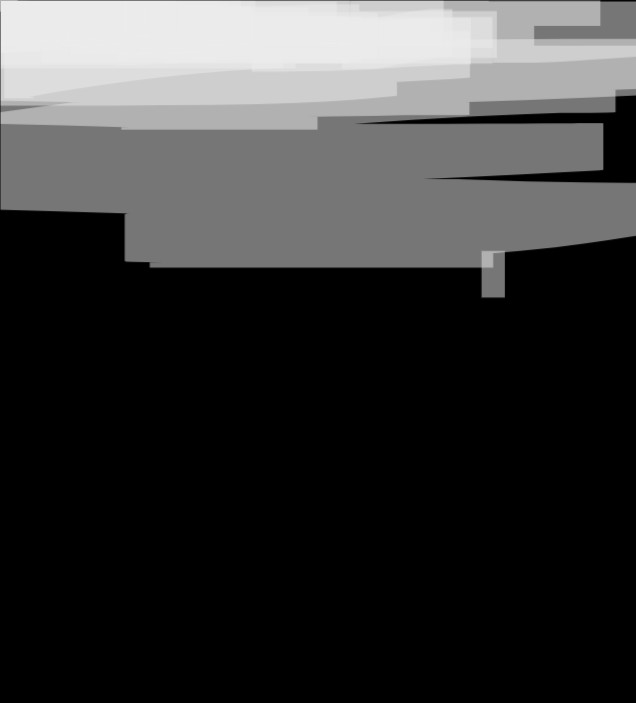
#> input picture image.jpg, 636 x 703 px
$ python main.py
#> lines starting #> are read from the running program, lines starting #| are printed output that depends on the picture; long printed decimals are rounded
### image_to_array.py
import cv2
import numpy as np
from itertools import chain


def image_to_array(image_path):
    # 读取图片并转换为灰度图像
#> called with image_path = 'image.jpg'
    image = cv2.imread(image_path, cv2.IMREAD_GRAYSCALE)
#> image is the input picture: shape (703, 636); min 0, max 240, mean 55.6

    # 检查图片是否加载成功
    if image is None:
        return "错误：无法加载图片。"
    else:
        # 将图片缩放到指定大小
        resized_image = cv2.resize(image, (1000, 1000))
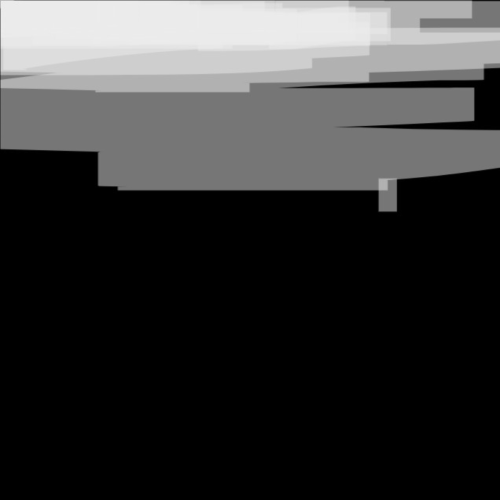
#> resized_image: shape (1000, 1000) (shown at 1/2 size); min 0, max 239, mean 55.6
        # 将灰度图像数据存入一个二维数组中
        grayscale_array = np.array(resized_image)
        normalized_array = np.interp(grayscale_array, (0, 255), (0, 1))
        # 输出
        return list(chain.from_iterable(normalized_array))

### 神经网络.py
import numpy as np
import image_to_array
import Sigmoid算法

class NeuralNetwork:
    def __init__(self,image_array,net,result_net):
        # 初始化,传入参数
        self.image_array = image_array
        self.a_net = net[0] # 神经网络第一层(a_net)的权重
        self.b_net = net[1] # 神经网络第二层(b_net)的权重
        self.result_net = result_net # 神经网络结果层(result_net)的权重
        print("初始化成功")
    def a_net_result(self):
        # 计算神经网络第一层(a_net)的结果
        self.a_net_0 = np.sum(self.image_array * self.a_net[0]) # 计算神经网络第一层第0节点(a_net_0)的结果
        self.a_net_1 = np.sum(self.image_array * self.a_net[1]) # 计算神经网络第一层第1节点(a_net_1)的结果
        self.a_net_2 = np.sum(self.image_array * self.a_net[2]) # 计算神经网络第一层第2节点(a_net_2)的结果
        self.a_net_3 = np.sum(self.image_array * self.a_net[3]) # 计算神经网络第一层第3节点(a_net_3)的结果
        self.a_net_4 = np.sum(self.image_array * self.a_net[4]) # 计算神经网络第一层第4节点(a_net_4)的结果
        self.a_net_5 = np.sum(self.image_array * self.a_net[5]) # 计算神经网络第一层第5节点(a_net_5)的结果
        self.a_net_6 = np.sum(self.image_array * self.a_net[6]) # 计算神经网络第一层第6节点(a_net_6)的结果
        self.a_net_7 = np.sum(self.image_array * self.a_net[7]) # 计算神经网络第一层第7节点(a_net_7)的结果
        self.a_net_8 = np.sum(self.image_array * self.a_net[8]) # 计算神经网络第一层第8节点(a_net_8)的结果
        self.a_net_9 = np.sum(self.image_array * self.a_net[9]) # 计算神经网络第一层第9节点(a_net_9)的结果
        self.a_net_result_number = Sigmoid算法.sigmoid(np.array([self.a_net_0,self.a_net_1,self.a_net_2,self.a_net_3,self.a_net_4,self.a_net_5,self.a_net_6,self.a_net_7,self.a_net_8,self.a_net_9]))
        return self.a_net_result_number
    def b_net_result(self):
        # 计算神经网络第二层(b_net)的结果
        self.a_net_result1 = self.a_net_result()
        self.b_net_0 = np.sum(self.a_net_result1[0] * self.b_net[0]) # 计算神经网络第二层第0节点(a_net_0)的结果
        self.b_net_1 = np.sum(self.a_net_result1[1] * self.b_net[1]) # 计算神经网络第二层第1节点(a_net_1)的结果
        self.b_net_2 = np.sum(self.a_net_result1[2] * self.b_net[2]) # 计算神经网络第二层第2节点(a_net_2)的结果
        self.b_net_3 = np.sum(self.a_net_result1[3] * self.b_net[3]) # 计算神经网络第二层第3节点(a_net_3)的结果
        self.b_net_4 = np.sum(self.a_net_result1[4] * self.b_net[4]) # 计算神经网络第二层第4节点(a_net_4)的结果
        self.b_net_5 = np.sum(self.a_net_result1[5] * self.b_net[5]) # 计算神经网络第二层第5节点(a_net_5)的结果
        self.b_net_6 = np.sum(self.a_net_result1[6] * self.b_net[6]) # 计算神经网络第二层第6节点(a_net_6)的结果
        self.b_net_7 = np.sum(self.a_net_result1[7] * self.b_net[7]) # 计算神经网络第二层第7节点(a_net_7)的结果
        self.b_net_8 = np.sum(self.a_net_result1[8] * self.b_net[8]) # 计算神经网络第二层第8节点(a_net_8)的结果
        self.b_net_9 = np.sum(self.a_net_result1[9] * self.b_net[9]) # 计算神经网络第二层第9节点(a_net_9)的结果
        self.b_net_result_number = Sigmoid算法.sigmoid(np.array([self.b_net_0,self.b_net_1,self.b_net_2,self.b_net_3,self.b_net_4,self.b_net_5,self.b_net_6,self.b_net_7,self.b_net_8,self.b_net_9]))
        return  self.b_net_result_number
    def result(self):
        # 计算神经网络结果层(result_net)的结果
        b_net_results = self.b_net_result()
        result_1_number = np.sum(b_net_results[0] * self.result_net[0]) # 计算神经网络结果层第0节点(result_0)的结果
        result_2_number = np.sum(b_net_results[1] * self.result_net[1]) # 计算神经网络结果层第1节点(result_1)的结果
        result_number = Sigmoid算法.sigmoid(np.array([result_1_number, result_2_number]))
        return result_number

### 数学算法/Sigmoid算法.py
import numpy as np

def sigmoid(array):
    return 1 / (1 + np.exp(-array))

### main.py
import 神经网络
from 数学算法 import 梯度下降算法
import image_to_array
from 数学算法 import 求导
import numpy as np
from 数学算法 import Sigmoid算法


image_array = image_to_array.image_to_array('image.jpg')
#> image_array = 1000000 items

# 创建2*10*1000000的随机数组作为权重
random_array = np.random.uniform(-1, 1, (2, 10, 1000000))

random_array_result = np.random.rand(2, 10)
print(神经网络.NeuralNetwork(image_array,random_array,random_array_result).result())
#> in a_net_result, `self.a_net_0 = np.sum(self.image_array * self.a_net[0])`: self.a_net_0 = -132.4
#> in a_net_result, `self.a_net_1 = np.sum(self.image_array * self.a_net[1])`: self.a_net_1 = -121
#> in a_net_result, `self.a_net_2 = np.sum(self.image_array * self.a_net[2])`: self.a_net_2 = -473
#> in a_net_result, `self.a_net_3 = np.sum(self.image_array * self.a_net[3])`: self.a_net_3 = -380.6
#> in a_net_result, `self.a_net_4 = np.sum(self.image_array * self.a_net[4])`: self.a_net_4 = -56.35
#> in a_net_result, `self.a_net_5 = np.sum(self.image_array * self.a_net[5])`: self.a_net_5 = 178.5
#> in a_net_result, `self.a_net_6 = np.sum(self.image_array * self.a_net[6])`: self.a_net_6 = -25.32
#> in a_net_result, `self.a_net_7 = np.sum(self.image_array * self.a_net[7])`: self.a_net_7 = -32.08
#> in a_net_result, `self.a_net_8 = np.sum(self.image_array * self.a_net[8])`: self.a_net_8 = -30.63
#> in a_net_result, `self.a_net_9 = np.sum(self.image_array * self.a_net[9])`: self.a_net_9 = 159.4
#> in a_net_result, `self.a_net_result_number = Sigmoid算法.sigmoid(np.array([self.a_net_0,se..`: self.a_net_result_number = [3.21e-58, 2.89e-53, 3.96e-206, 5.2e-166, 3.38e-25, 1, 1.01e-11, 1.16e-14, 4.97e-14, 1]
#> in b_net_result, `self.a_net_result1 = self.a_net_result()`: self.a_net_result1 has the same summary as self.a_net_result_number in a_net_result
#> in b_net_result, `self.b_net_0 = np.sum(self.a_net_result1[0] * self.b_net[0])`: self.b_net_0 = -4.62e-56
#> in b_net_result, `self.b_net_1 = np.sum(self.a_net_result1[1] * self.b_net[1])`: self.b_net_1 = -2.27e-50
#> in b_net_result, `self.b_net_2 = np.sum(self.a_net_result1[2] * self.b_net[2])`: self.b_net_2 = -6.97e-204
#> in b_net_result, `self.b_net_3 = np.sum(self.a_net_result1[3] * self.b_net[3])`: self.b_net_3 = 4.03e-163
#> in b_net_result, `self.b_net_4 = np.sum(self.a_net_result1[4] * self.b_net[4])`: self.b_net_4 = -4.12e-22
#> in b_net_result, `self.b_net_5 = np.sum(self.a_net_result1[5] * self.b_net[5])`: self.b_net_5 = -221.7
#> in b_net_result, `self.b_net_6 = np.sum(self.a_net_result1[6] * self.b_net[6])`: self.b_net_6 = -1.1e-08
#> in b_net_result, `self.b_net_7 = np.sum(self.a_net_result1[7] * self.b_net[7])`: self.b_net_7 = 3.01e-13
#> in b_net_result, `self.b_net_8 = np.sum(self.a_net_result1[8] * self.b_net[8])`: self.b_net_8 = -4.96e-11
#> in b_net_result, `self.b_net_9 = np.sum(self.a_net_result1[9] * self.b_net[9])`: self.b_net_9 = 733.3
#> in b_net_result, `self.b_net_result_number = Sigmoid算法.sigmoid(np.array([self.b_net_0,se..`: self.b_net_result_number = [0.5, 0.5, 0.5, 0.5, 0.5, 5.21e-97, 0.5, 0.5, 0.5, 1]
#> in result, `b_net_results = self.b_net_result()`: b_net_results has the same summary as self.b_net_result_number in b_net_result
#> in result, `result_1_number = np.sum(b_net_results[0] * self.result_net[0])`: result_1_number = 1.47
#> in result, `result_2_number = np.sum(b_net_results[1] * self.result_net[1])`: result_2_number = 2.71
#> in result, `result_number = Sigmoid算法.sigmoid(np.array([result_1_number, result_2_..`: result_number = [0.812, 0.937]
#| [0.8125 0.9373]
